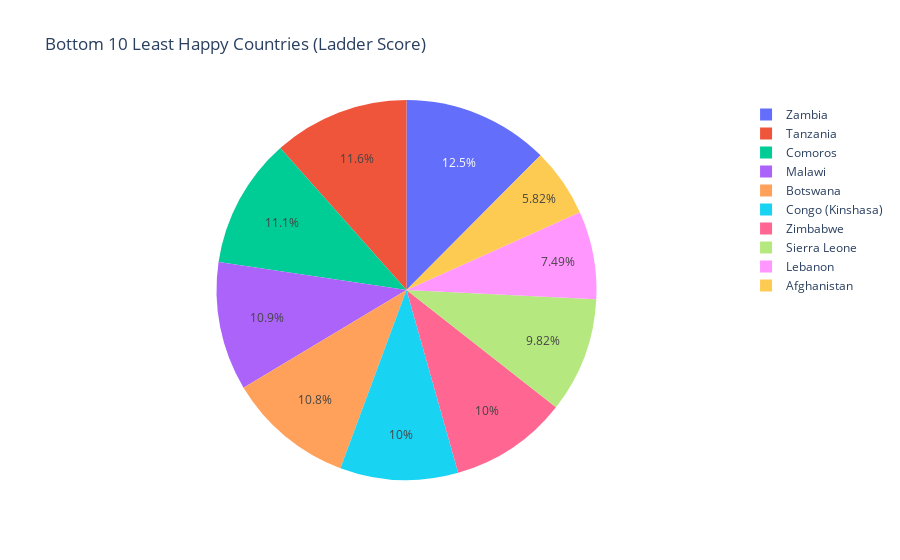

The cell this chart's notebook holds for it:
### Markdown cell above
![Track Age vs Streams](screenshots/bottom-10-happiest-countries-bar.png)

### Code cell
px.pie(
    df_bottom10,
    names=df_bottom10.index,
    values="Ladder Score",
    title="Bottom 10 Least Happy Countries (Ladder Score)",
)

### Figure 1 — Plotly figure (JSON) as saved in the notebook; plotly's stock layout.template omitted (floating-point values rounded to 4 significant figures)
{"data": [{"domain": {"x": [0, 1], "y": [0, 1]}, "hovertemplate": "Country Name=%{label}<br>Ladder Score=%{value}<extra></extra>", "labels": ["Afghanistan", "Lebanon", "Sierra Leone", "Zimbabwe", "Congo (Kinshasa)", "Botswana", "Malawi", "Comoros", "Tanzania", "Zambia"], "legendgroup": "", "name": "", "showlegend": true, "type": "pie", "values": [1.859, 2.392, 3.138, 3.204, 3.207, 3.435, 3.495, 3.545, 3.694, 3.982]}], "layout": {"legend": {"tracegroupgap": 0}, "title": {"text": "Bottom 10 Least Happy Countries (Ladder Score)"}}}
